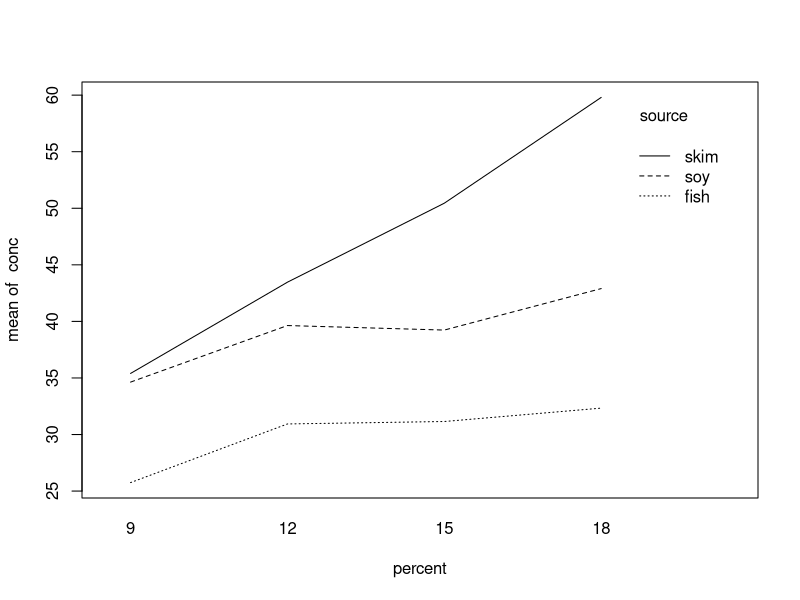

Generate this figure with R:
## ---- chunk 1
library(emmeans)
library(tidyverse)
## ---- chunk 2
with(pigs, interaction.plot(percent, source, conc))
pigs%>%group_by(percent)%>%summarise(marginalmean=mean(conc))
pigs%>%group_by(percent, source)%>%summarise(mean(conc))
## ---- chunk 3
lm1=lm(conc ~ source + factor(percent), data = pigs)
summary(lm1)


## ---- chunk 4
lsm=emmeans(lm1, specs = "source")
lsm
pairs(lsm)
## ---- chunk 5
lm1coef=as.vector(coef(lm1))

# balanced design
lm1coef[1]+(lm1coef[4]+lm1coef[5]+lm1coef[6])/4
lm1coef[1]+lm1coef[2]+(lm1coef[4]+lm1coef[5]+lm1coef[6])/4
lm1coef[1]+lm1coef[3]+(lm1coef[4]+lm1coef[5]+lm1coef[6])/4
## ---- chunk 6
set.seed(123)
pigs$normalrv=rnorm(nrow(pigs), mean = 10, sd = 1)

lm2=lm(conc ~ source + factor(percent) + normalrv, data = pigs)
summary(lm2)
emmeans(lm2, specs = "source")
## ---- chunk 7
alpha0=as.vector(coef(lm2))[1]
alpha1=as.vector(coef(lm2))[2]
alpha2=as.vector(coef(lm2))[3]
alpha3=as.vector(coef(lm2))[4]
alpha4=as.vector(coef(lm2))[5]
alpha5=as.vector(coef(lm2))[6]
alpha6=as.vector(coef(lm2))[7]
meanX=mean(pigs$normalrv)

alpha0+(alpha3+alpha4+alpha5)/4+alpha6*meanX

alpha0+alpha1+(alpha3+alpha4+alpha5)/4+alpha6*meanX

alpha0+alpha2+(alpha3+alpha4+alpha5)/4+alpha6*meanX

## ---- chunk 8
# make virginica the reference group 
iris <- iris %>%
  mutate( Species = forcats::fct_relevel(Species, 'virginica') )

m1 <- lm( Sepal.Width ~ Sepal.Length + Species, data=iris )  # Parallel Lines
summary(m1)

## ---- chunk 9
emmeans(m1, specs = "Species")
## ---- chunk 10
alpha0=as.vector(coef(m1))[1]
alpha1=as.vector(coef(m1))[2]
alpha2=as.vector(coef(m1))[3]
alpha3=as.vector(coef(m1))[4]
meanX=mean(iris$Sepal.Length)

alpha0+alpha1*meanX
alpha0+alpha1*meanX+alpha2
alpha0+alpha1*meanX+alpha3
